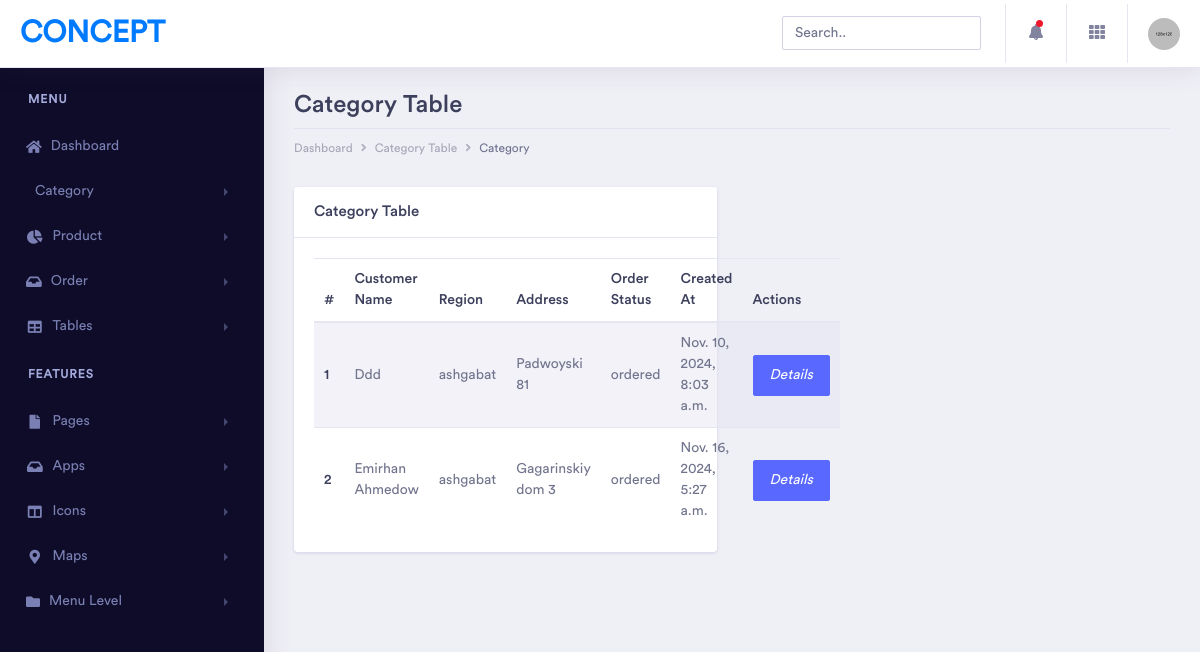
The page /panel/order_table/ on the database its author committed.
### main/models.py (models this page shows)
class Order(models.Model):
    REGION_LIST = [
        ('ashgabat', 'Ashgabat saheri'),
        ('arkadag', 'Arkadag saheri'),
        ('mary', 'Mary saheri'),
        ('dashoguz', 'Dashoguz saheri'),
        ('lebap', 'Lebap Saheri'),
        ('balkan', 'Balkan saheri')
    ]
    ORDER_STATUS = [
        ('ordered', 'Ordered'),
        ('panding', 'Panding'),
        ('sended', 'Sended'),
        ('delivered', 'Delivered')
    ]
    PAYMEENT_TYPES = [
        ('card', 'By Card'),
        ('cash', 'By Cash'),
    ]
    cart = models.OneToOneField(Cart, on_delete=models.CASCADE, related_name='order')
    customer_name = models.CharField(max_length=100)
    region = models.CharField(max_length=40, choices=REGION_LIST)
    address = models.CharField(max_length=100)
    phone = models.CharField(max_length=30)
    email = models.EmailField()
    order_status = models.CharField(max_length=20, choices=ORDER_STATUS)
    payment_type = models.CharField(max_length=20, choices=PAYMEENT_TYPES)
    created_at = models.DateTimeField(auto_now_add=True)
    desc = models.TextField(null=True, blank=True)

### panel/views.py (the view)
# urls.py: path('order_table/', order_table),
def order_table(request):
  ord = Order.objects.all()
  return render(request, 'panel/order_table.html', context={'all':ord})

### main/context_data.py (called while the page is built)
def context_data(request):
  all_cat = Category.objects.all()
  info = Info.objects.first()
  s_accounts = Social_account.objects.all()
  if request.user.is_authenticated:
    cart, created = Cart.objects.get_or_create(user = request.user, is_ordered = False)
  else:
    cart = None
  return {
    'all':all_cat,
    'info':info,
    's_accs':s_accounts,
    'cart': cart
  }

### templates/panel/order_table.html (shortened to what this page needs)
{% load static %}
<!doctype html>
<html lang="en">
<head>
    <link rel="stylesheet" href="{% static 'panel/assets/vendor/bootstrap/css/bootstrap.min.css' %}">
    <link href="{% static 'panel/assets/vendor/fonts/circular-std/style.css' %}" rel="stylesheet">
    <link rel="stylesheet" href="{% static 'panel/assets/libs/css/style.css' %}">
    <link rel="stylesheet" href="{% static 'panel/assets/vendor/fonts/fontawesome/css/fontawesome-all.css' %}">
</head>
<body>
    <div class="dashboard-main-wrapper">
    {% include "panel/nav.html" %}
        <div class="dashboard-wrapper">
            <div class="container-fluid  dashboard-content">
                <div class="row">
                    <div class="col-xl-12 col-lg-12 col-md-12 col-sm-12 col-12">
                        <div class="page-header">
                            <h2 class="pageheader-title">Category Table </h2>
                            <div class="page-breadcrumb">
                                <nav aria-label="breadcrumb">
                                    <ol class="breadcrumb">
                                        <li class="breadcrumb-item"><a href="#" class="breadcrumb-link">Dashboard</a></li>
                                        <li class="breadcrumb-item"><a href="#" class="breadcrumb-link">Category Table</a></li>
                                        <li class="breadcrumb-item active" aria-current="page">Category</li>
                                    </ol>
                                </nav>
                            </div>
                        </div>
                    </div>
                </div>
                    <div class="row">
                        <div class="col-xl-6 col-lg-6 col-md-12 col-sm-12 col-12">
                            <div class="card">
                                <h5 class="card-header">Category Table</h5>
                                <div class="card-body">
                                    <table class="table table-striped">
                                        <thead>
                                            <tr>
                                                <th scope="col">#</th>
                                                <th scope="col">Customer Name</th>
                                                <th scope="col">Region</th>
                                                <th scope="col">Address</th>
                                                <th scope="col">Order Status</th>
                                                <th scope="col">Created At</th>
                                                <th scope="col">Actions</th>
                                            </tr>
                                        </thead>
                                        <tbody>
                                            {% for i in all %}
                                            <tr>
                                                <th scope="row">{{forloop.counter}}</th>
                                                <td>{{i.customer_name}}</td>
                                                <td>{{i.region}}</td>
                                                <td>{{i.address}}</td>
                                                <td>{{i.order_status}}</td>
                                                <td>{{i.created_at}}</td>
                                                <td>
                                                    <a href="/panel/order_details/{{i.id}}/" class="btn btn-primary"><i>Details</i></a>
                                                </td>
                                            </tr>
                                            {% endfor %}
                                        </tbody>
                                    </table>
                                </div>
                            </div>
                        </div>
                    </div>
            </div>
        </div>
    </div>
</body>
</html>

### rows shown on the page
Order: customer_name "Ddd", region "ashgabat", address "Padwoyski 81", order_status "ordered", created_at "Nov. 10, 2024, 8:03 a.m."
Order: customer_name "Emirhan Ahmedow", region "ashgabat", address "Gagarinskiy dom 3", order_status "ordered", created_at "Nov. 16, 2024, 5:27 a.m."
